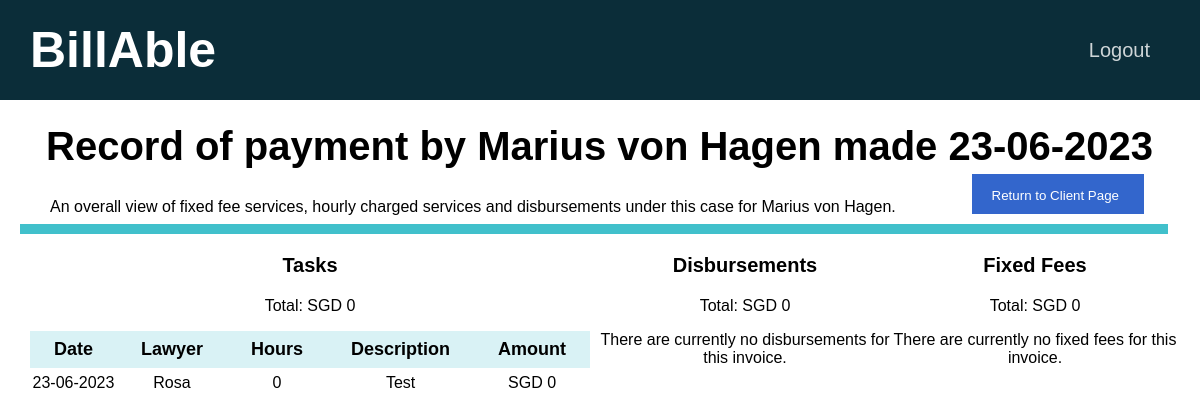
The app's page /cases/44 (signed in) with its own data.
### tables this page shows
CREATE TABLE clients(id INTEGER PRIMARY KEY AUTOINCREMENT NOT NULL, name TEXT NOT NULL, email TEXT NOT NULL, in_progress INTEGER NOT NULL DEFAULT 0, payment_pending INTEGER NOT NULL DEFAULT 0, payment_received INTEGER NOT NULL DEFAULT 0, firm INTEGER NOT NULL DEFAULT 1);

CREATE TABLE timesheets(id INTEGER PRIMARY KEY AUTOINCREMENT NOT NULL, client_id INTEGER NOT NULL, status INTEGER NOT NULL, created DATETIME NOT NULL, firm INTEGER NOT NULL DEFAULT 1, invoice_generated DATETIME, invoice_paid DATETIME, FOREIGN KEY (client_id) REFERENCES clients(id), FOREIGN KEY (status) REFERENCES status_list(id));

CREATE TABLE tasks(id INTEGER PRIMARY KEY AUTOINCREMENT NOT NULL, user_id INTEGER NOT NULL, client_id INTEGER NOT NULL, timesheet_id INTEGER NOT NULL, datetime DATETIME NOT NULL, duration NUMERIC NOT NULL, description TEXT NOT NULL, amount NUMERIC NOT NULL, FOREIGN KEY (user_id) REFERENCES users(id), FOREIGN KEY (client_id) REFERENCES clients(id), FOREIGN KEY (timesheet_id) REFERENCES timesheets(id));

CREATE TABLE users (id INTEGER PRIMARY KEY AUTOINCREMENT NOT NULL, name TEXT NOT NULL, email TEXT NOT NULL, hash BLOB NOT NULL, firm INTEGER NOT NULL DEFAULT 1);

### app.py (the view)
@app.route("/cases/<id>", methods=["GET"])
@login_required
def timesheet(id):
    connection = sqlite3.connect("database.db")
    connection.row_factory = sqlite3.Row
    cursor = connection.cursor()
    timesheet = cursor.execute("SELECT * FROM timesheets WHERE id = ?", [id]).fetchone()
    client_id = timesheet["client_id"]
    user_id = session["user_id"]
    rel = cursor.execute("SELECT * FROM users_clients WHERE user_id = ? AND client_id = ?", [user_id, client_id]).fetchall()
    if len(rel) != 0:
        client = cursor.execute("SELECT * FROM clients WHERE id = ?", [client_id]).fetchone()
        rows = cursor.execute("SELECT * FROM tasks WHERE timesheet_id = ?", [id]).fetchall()
        tasks_total = cursor.execute("SELECT SUM(amount) FROM tasks WHERE timesheet_id = ?", [id]).fetchone()[0]
        tasks = []
        for row in rows:
            task = {}
            lawyer_info = cursor.execute("SELECT * FROM users WHERE id = ?", [row["user_id"]]).fetchone()
            task["lawyer"] = lawyer_info["name"]
            task["datetime"] = row["datetime"]
            task["description"] = row["description"]
            task["duration"] = row["duration"]
            task["amount"] = row["amount"]
            tasks.append(task)
        d_total = cursor.execute("SELECT SUM(amount) FROM disbursements WHERE timesheet_id = ?", [id]).fetchone()[0]
        d_rows = cursor.execute("SELECT * FROM disbursements WHERE timesheet_id = ?", [id]).fetchall()
        disbursements = []
        for d_row in d_rows:
            disbursement = {}
            disbursement["description"] = d_row["description"]
            disbursement["amount"] = d_row["amount"]
            disbursements.append(disbursement)
        fixed_total = cursor.execute("SELECT SUM(amount) FROM fixed_fee_charges WHERE timesheet_id = ?", [id]).fetchone()[0]
        fixed_rows = cursor.execute("SELECT * FROM fixed_fee_charges WHERE timesheet_id = ?", [id]).fetchall()
        fixed_fees = []
        for fixed_row in fixed_rows:
            fixed_fee = {}
            fee_type = fixed_row["fixed_fee"]
            fixed_fee["description"] = cursor.execute("SELECT * FROM fixed_fees WHERE id = ?", [fee_type]).fetchone()["description"]
            fixed_fee["amount"] = fixed_row["amount"]
            fixed_fees.append(fixed_fee)
        invoice_total = 0
        if tasks_total:
            invoice_total += tasks_total
        if d_total:
            invoice_total += d_total
        if fixed_total:
            invoice_total += fixed_total
        connection.close()
        return render_template("timesheet.html", timesheet=timesheet, client=client, tasks=tasks,
                               disbursements=disbursements,
                               fixed_fees=fixed_fees,
                               tasks_total=tasks_total,
                               d_total=d_total,
                               fixed_total=fixed_total,
                               invoice_total=invoice_total)
    else:
        return redirect(url_for("home"))

### helpers.py (called while the page is built)
def login_required(f):
    @wraps(f)
    def decorated_function(*args, **kwargs):
        if session.get("user_id") is None:
            return redirect("/login")
        return f(*args, **kwargs)
    return decorated_function

### templates/timesheet.html (shortened to what this page needs)
{% extends "layout.html" %}
{% block main %}
    <div class="container page-header" style="font-size: 40px;">
        {% if timesheet["status"] == 1 %}
            <b> Case for {{ client["name"] }} opened {{ timesheet["created"] }} </b>
        {% elif timesheet["status"] == 2 %}
            <b> Invoice for {{ client["name"] }} generated {{ timesheet["invoice_generated"] }} </b>
        {% else %}
            <b> Record of payment by {{ client["name"] }} made {{ timesheet["invoice_paid"] }} </b>
        {% endif %}
        <span style="float: right;">
            <button type="button" class="option-button primarybtn" id="newFixedFeeModalOpen">
                <a href="{{ url_for('client', id=client['id']) }}" class="button-link">
                    Return to Client Page
                </a>
            </button>
        </span>
    </div>
    <p class="tagline">
        An overall view of fixed fee services, hourly charged services and disbursements
        under this case for {{ client["name"] }}.
    </p>
    <hr class="tab-bar">
    <div class="tables-container">
        <div class="tasks">
            <p class="table-title">
                <b>Tasks</b>
            </p>
            <p class="fee">Total: SGD
                {% if tasks_total %}
                    {{ tasks_total }}
                {% else %}
                    0
                {% endif %}
            </p>
            {% if tasks %}
                <table class="table">
                    <thead>
                        <tr>
                            <th scope="col">Date</th>
                            <th scope="col">Lawyer</th>
                            <th scope="col">Hours</th>
                            <th scope="col">Description</th>
                            <th scope="col">Amount</th>
                        </tr>
                    </thead>
                    <tbody>
                        {% for task in tasks %}
                            <tr>
                                <td>{{ task["datetime"] }}</td>
                                <td>{{ task["lawyer"] }}</td>
                                <td>{{ task["duration"] }}</td>
                                <td>{{ task["description"] }}</td>
                                <td>SGD {{ task["amount"] }}</td>
                            </tr>
                        {% endfor %}
                    </tbody>
                </table>
            {% else %}
                There are currently no tasks in this timesheet.
            {% endif %}
        </div>
        <div class="disbursements">
            <p class="table-title">
                <b>Disbursements</b>
            </p>
            <p class="fee">Total: SGD
                {% if d_total %}
                    {{ d_total }}
                {% else %}
                    0
                {% endif %}
            </p>
            {% if disbursements %}
                <table class="table">
                    <thead>
                        <tr>
                            <th scope="col">Description</th>
                            <th scope="col">Amount</th>
                        </tr>
                    </thead>
                    <tbody>
                        {% for disbursement in disbursements %}
                            <tr>
                                <td>{{ disbursement["description"] }}</td>
                                <td>SGD {{ disbursement["amount"] }}</td>
                            </tr>
                        {% endfor %}
                    </tbody>
                </table>
            {% else %}
                There are currently no disbursements for this invoice.
            {% endif %}
        </div>
        <div class="fixed_fees">
            <p class="table-title">
                <b>Fixed Fees</b>
            </p>
            <p class="fee">Total: SGD
                {% if fixed_total %}
                    {{ fixed_total }}
                {% else %}
                    0
                {% endif %}
            </p>
            {% if fixed_fees %}
                <table class="table">
                    <thead>
                        <tr>
                            <th scope="col">Description</th>
                            <th scope="col">Amount</th>
                        </tr>
                    </thead>
                    <tbody>
                        {% for fee in fixed_fees %}
                            <tr>
                                <td>{{ fee["description"] }}</td>
                                <td>SGD {{ fee["amount"] }}</td>
                            </tr>
                        {% endfor %}
                    </tbody>
                </table>
            {% else %}
                There are currently no fixed fees for this invoice.
            {% endif %}
        </div>
    </div>
{% endblock %}

### static/styles.css (style rules this page uses)
body { font-family: Arial, Helvetica, sans-serif; margin: 0; overflow-x: hidden; }
table { margin-left: auto; margin-right: auto; border-collapse: collapse; }
th { font-size: 18px; padding-left: 24px; padding-right: 24px; padding-top: 8px; padding-bottom: 8px; border: none; }
thead th { background-color: #d9f2f5; }
tr { border: none; }
td { border: none; padding-top: 6px; padding-bottom: 6px; }
button { border: none; }
a { color: #3366cc; text-decoration: none }
.tasks { float: left; width: 50%; height: 100%; text-align: center; }
.disbursements { float:left; width: 25%; height: 100%; text-align: center; }
.fixed_fees { float:left; width: 25%; height: 100%; text-align: center; }
.page-header { font-size: 40px; line-height: 40px; }
.tagline { margin-left: 30px; height: 10px; }
.table-title { font-size: 20px; text-align: center; }
.option-button { color: white; padding: 14px 20px; height: 40px; margin-left: 10px; margin-right: 10px; cursor: pointer; }
.tab-bar { background-color: #41c0cb; height: 10px; border: none; width: 99%; margin: 0; padding: 0; }
.button-link { color: #fff; margin-right: 5px; }
.primarybtn { background-color: #3366cc; }
.container { margin: 10px; padding: 16px; align-items: center; }

### records on screen
clients: name "Marius von Hagen"
timesheets: invoice_paid "23-06-2023"
tasks: datetime "23-06-2023", description "Test"
users: lawyer "Rosa"

### other values on screen
{{ task["duration"] }} "0"
{{ task["amount"] }} "0"
